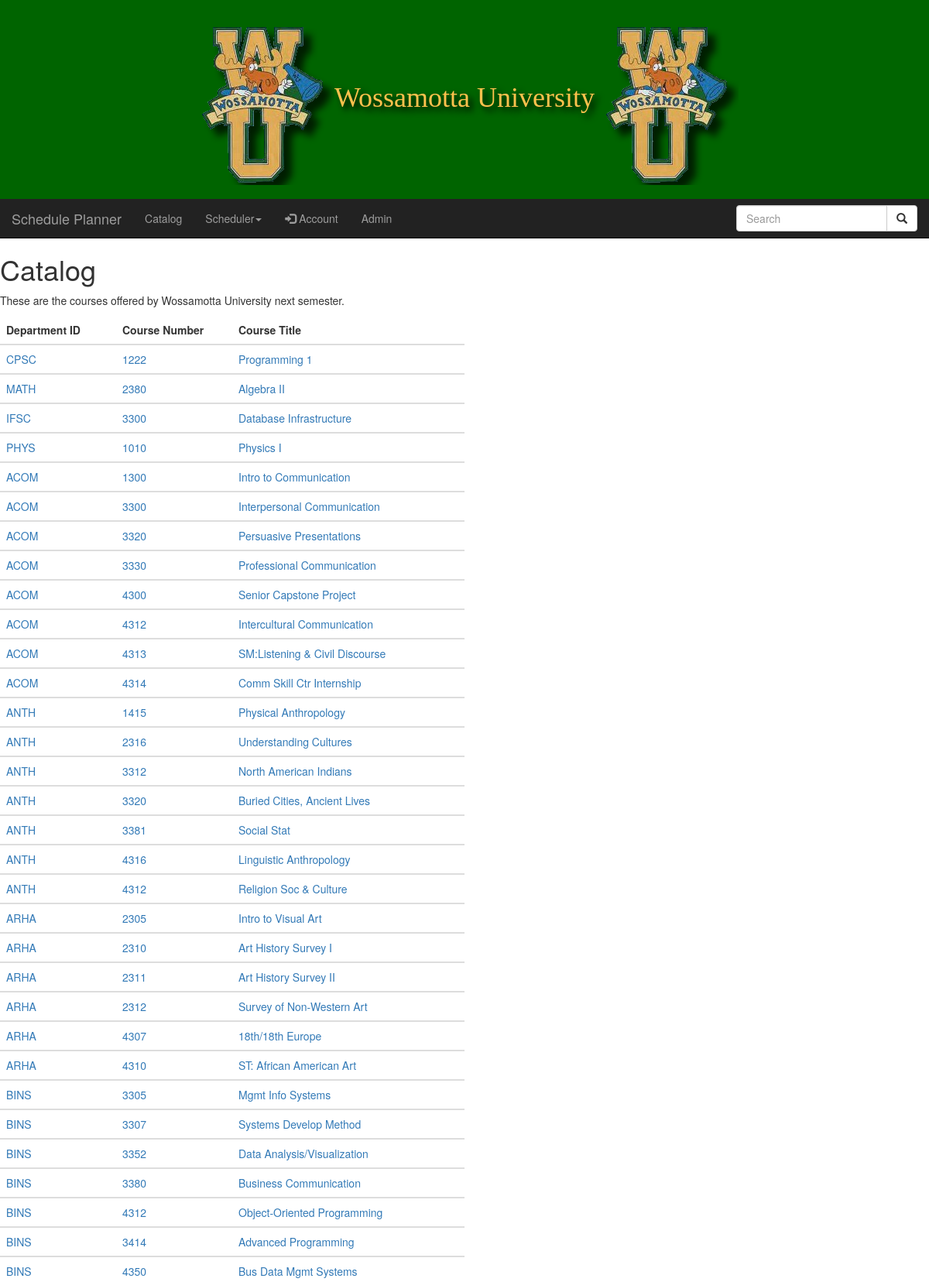
The app's page / (signed in, upper part) with its own data.
### catalog/models.py (models this page shows, shortened)
class Course(models.Model):
    department_ID = models.CharField(max_length=4)
    course_Number = models.CharField(max_length=10)
    course_Title = models.CharField(max_length=255)

### catalog/views.py (the view)
# urls.py: path('', views.homePage, name='homePage'),
@login_required  # Requires user to be logged in
def homePage(request):
    courses = Course.objects.all()  # Creates a QuerySet of all the Courses in the Catalog
    return render(request, 'homePage.html', {'courses': courses})

### catalog/templates/homePage.html (shortened to what this page needs)
{% extends "base.html" %}
{% block content %}
        <h1>Catalog</h1>
        <p>These are the courses offered by Wossamotta University next semester.</p>
                    <table style="width:50%">
                    <colgroup>
                        <col span="1" style="width: 20%;">
                        <col span="1" style="width: 20%;">
                        <col span="1" style="width: 40%;">
                    </colgroup>
                    <tr>
                        <th>Department ID</th>
                        <th>Course Number</th>
                        <th>Course Title</th>
                    </tr>
                </table>
        {% for course in courses %}
            <a href="{% url 'viewCourse' course.id %}">
                <table style="width:50%">
                    <colgroup>
                        <col span="1" style="width: 20%;">
                        <col span="1" style="width: 20%;">
                        <col span="1" style="width: 40%;">
                    </colgroup>
                    <tr>
                        <td>{{ course.department_ID }}</td>
                        <td>{{ course.course_Number }}</td>
                        <td>{{ course.course_Title }}</td>
                    </tr>
                </table>
            </a>
        {% endfor %}
{% endblock %}

### catalog/templates/base.html (style rules this page uses)
body { background-color: white; padding-bottom:50; }

### catalog/templates/homePage.html (style rules this page uses)
th, td { padding: 8px; text-align: left; border-bottom: 2px solid #ddd; }

### records on screen
Course: department_ID "CPSC", course_Number "1222", course_Title "Programming 1"
Course: department_ID "MATH", course_Number "2380", course_Title "Algebra II"
Course: department_ID "IFSC", course_Number "3300", course_Title "Database Infrastructure"
Course: department_ID "PHYS", course_Number "1010", course_Title "Physics I"
Course: department_ID "ACOM", course_Number "1300", course_Title "Intro to Communication"
Course: department_ID "ACOM", course_Number "3300", course_Title "Interpersonal Communication"
Course: department_ID "ACOM", course_Number "3320", course_Title "Persuasive Presentations"
Course: department_ID "ACOM", course_Number "3330", course_Title "Professional Communication"
Course: department_ID "ACOM", course_Number "4300", course_Title "Senior Capstone Project"
Course: department_ID "ACOM", course_Number "4312", course_Title "Intercultural Communication"
Course: department_ID "ACOM", course_Number "4313", course_Title "SM:Listening & Civil Discourse"
Course: department_ID "ACOM", course_Number "4314", course_Title "Comm Skill Ctr Internship"
Course: department_ID "ANTH", course_Number "1415", course_Title "Physical Anthropology"
Course: department_ID "ANTH", course_Number "2316", course_Title "Understanding Cultures"
Course: department_ID "ANTH", course_Number "3312", course_Title "North American Indians"
Course: department_ID "ANTH", course_Number "3320", course_Title "Buried Cities, Ancient Lives"
Course: department_ID "ANTH", course_Number "3381", course_Title "Social Stat"
Course: department_ID "ANTH", course_Number "4316", course_Title "Linguistic Anthropology"
Course: department_ID "ANTH", course_Number "4312", course_Title "Religion Soc & Culture"
Course: department_ID "ARHA", course_Number "2305", course_Title "Intro to Visual Art"
Course: department_ID "ARHA", course_Number "2310", course_Title "Art History Survey I"
Course: department_ID "ARHA", course_Number "2311", course_Title "Art History Survey II"
Course: department_ID "ARHA", course_Number "2312", course_Title "Survey of Non-Western Art"
Course: department_ID "ARHA", course_Number "4307", course_Title "18th/18th Europe"
Course: department_ID "ARHA", course_Number "4310", course_Title "ST: African American Art"
Course: department_ID "BINS", course_Number "3305", course_Title "Mgmt Info Systems"
Course: department_ID "BINS", course_Number "3307", course_Title "Systems Develop Method"
Course: department_ID "BINS", course_Number "3352", course_Title "Data Analysis/Visualization"
Course: department_ID "BINS", course_Number "3380", course_Title "Business Communication"
Course: department_ID "BINS", course_Number "4312", course_Title "Object-Oriented Programming"
Course: department_ID "BINS", course_Number "3414", course_Title "Advanced Programming"
Course: department_ID "BINS", course_Number "4350", course_Title "Bus Data Mgmt Systems"
